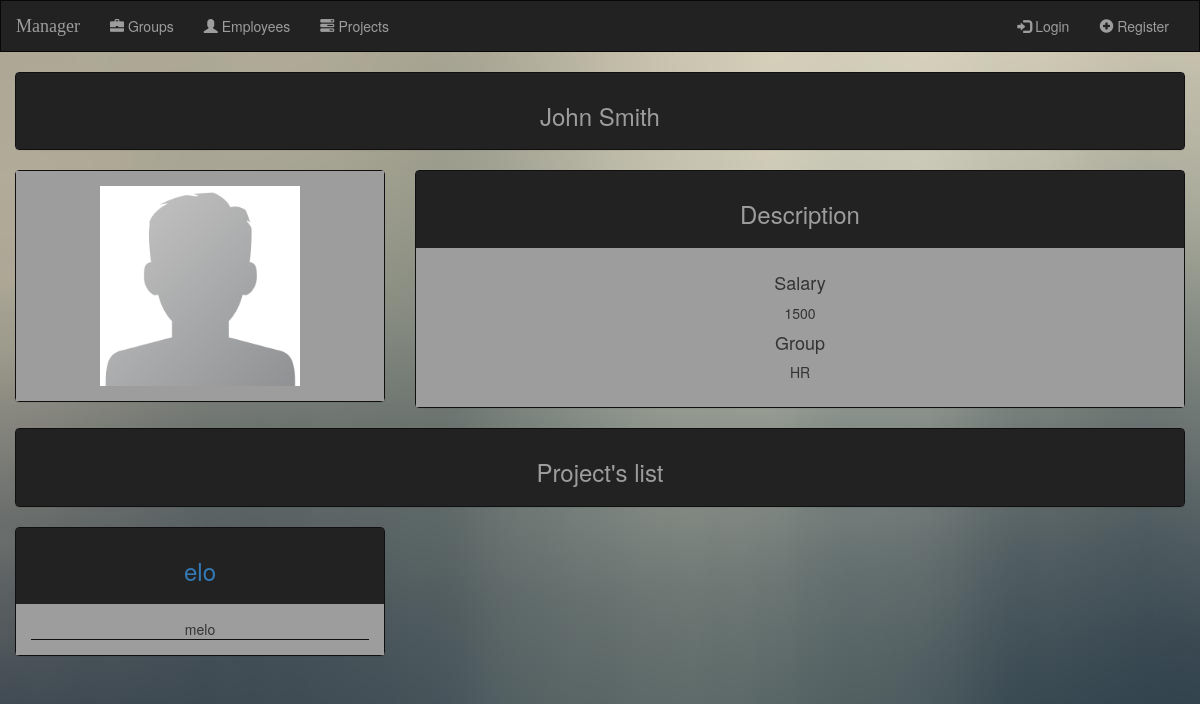
Page /manager/employees/2/ on the earlier database version.
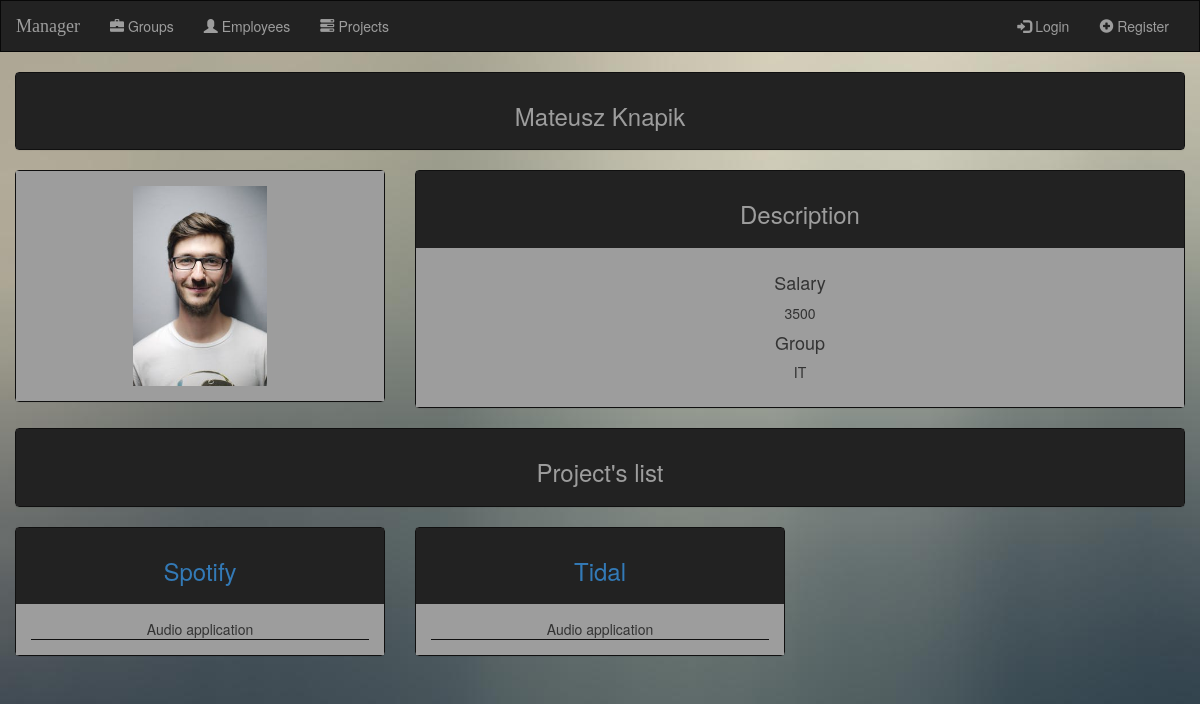
Same page on the later database version.
### manager/models.py (models this page shows, shortened)
class Employee(models.Model):
    user = models.OneToOneField(User, on_delete=models.CASCADE, primary_key=True)
    name = models.CharField(max_length=100)
    surname = models.CharField(max_length=100)
    photo = models.FileField(null=True)
    salary = models.IntegerField(null=True)
    group = models.ForeignKey(Group, on_delete=models.SET_NULL, blank=True, null=True)
    projects = models.ManyToManyField(Project, blank=True)

class Group(models.Model):
    name = models.CharField(max_length=100)
    description = models.CharField(max_length=500)
    photo = models.FileField()

class Project(models.Model):
    name = models.CharField(max_length=250)
    description = models.CharField(max_length=500)
    budget = models.IntegerField()

### manager/views.py (the view)
# urls.py: url(r'^employees/(?P<pk>[0-9]+)/$', views.EmployeeView.as_view(), name='employee'),
class EmployeeView(generic.TemplateView):
    template_name = 'manager/employee.html'
    def get_context_data(self, **kwargs):
        context = super(EmployeeView, self).get_context_data(**kwargs)
        context['employee'] = Employee.objects.get(pk=self.kwargs['pk'])
        context['projects'] = context['employee'].projects.all()
        return context

### manager/templatetags/ifmatches.py (called while the page is built)
@register.tag
def ifmatches(parser, token):
    lst = token.split_contents()
    val = lst[1]
    regex = lst[2]
    nodelist_true = parser.parse(('else','endifmatches',))
    token = parser.next_token()
    if token.contents == 'else':
        nodelist_false = parser.parse(('endifmatches',))
        parser.delete_first_token()
    else:
        nodelist_false = template.NodeList()
    return MatchesRegexNode(nodelist_true, nodelist_false, val, regex)

    def render(self, context):
        val = self.val.resolve(context)
        if re.search(self.regex, val):
            return self.nodelist_true.render(context)
        else:
            return self.nodelist_false.render(context)

### manager/templates/manager/employee.html (shortened to what this page needs)
{% extends 'manager/base.html' %}
{% load staticfiles %}
{% block body %}
    <div class="row">
        <div class="col-sm-12 text-center">
            <div class="panel panel-default">
                <div class="panel-heading"><h3>{{ employee.name }} {{ employee.surname }}</h3></div>
            </div>
        </div>
        <div class="col-sm-4 text-center">
            <div class="panel panel-default">
                <div class="panel-body">
                    <div class="col-sm-12 text-center">
                        {% if employee.photo %}
                            <img src="{{ employee.photo.url }}" class="img-responsive">
                        {% else %}
                            <img src="{% static "manager/images/avatar.png" %}" class="img-responsive">
                        {% endif %}
                    </div>
                </div>
            </div>
        </div>
        <div class="col-sm-8 text-center">
            <div class="panel panel-default">
                <div class="panel-heading"><h3>Description</h3></div>
                <div class="panel-body">
                   <h4>Salary</h4><p>{{ employee.salary }}</p>
                    <h4>Group</h4>
                    <p>
                        {% if employee.group %}
                            {{ employee.group.name }}
                        {% else %}
                            None
                        {% endif %}
                    </p>
                </div>
            </div>
        </div>
    </div>
    <div class="row">
        <div class="col-sm-12 text-center">
            <div class="panel panel-default">
                <div class="panel-heading"><h3>Project's list</h3></div>
            </div>
        </div>
        {% if projects %}
            {% for project in projects %}
                {% include 'manager/project_panel.html' %}
            {% endfor %}
        {% endif %}
    </div>
{% endblock %}

### manager/templates/manager/base.html (shortened to what this page needs)
<!DOCTYPE html>
<html lang="en">
<head>
    <link rel="stylesheet" href="https://maxcdn.bootstrapcdn.com/bootstrap/3.3.7/css/bootstrap.min.css">
    {% load staticfiles %}
    {% load ifmatches %}
    <link rel="stylesheet" type="text/css" href="{% static 'manager/style.css' %}"/>
</head>
<body>
    <nav class="navbar navbar-inverse">
        <div class="container-fluid">
            <div class="navbar-header">
                <a class="navbar-brand" href="{% url 'manager:home' %}">Manager</a>
            </div>
            {% with url_name=request.path %}
                <div class="collapse navbar-collapse" id="topNavBar">
                    <ul class="nav navbar-nav">
                        <li class="nav-item {% ifmatches url_name "[a-z]+/groups/$" %}active{% endifmatches %}">
                            <a href="{% url 'manager:groups' %}">
                                <span class="glyphicon glyphicon-briefcase"></span>
                                Groups
                            </a>
                        </li>
                        <li class="nav-item {% ifmatches url_name "[a-z]+/employees/$" %}active{% endifmatches %}">
                            <a href="{% url 'manager:employees' %}">
                                <span class="glyphicon glyphicon-user"></span>
                                Employees
                            </a>
                        </li>
                        <li class="nav-item {% ifmatches url_name "[a-z]+/projects/$" %}active{% endifmatches %}">
                            <a href="{% url 'manager:projects' %}">
                                <span class="glyphicon glyphicon-tasks"></span>
                                Projects
                            </a>
                        </li>
                    </ul>
                    {% if request.user.is_authenticated %}
                        <ul class="nav navbar-nav navbar-right">
                          <li>
                              <a href="{% url 'manager:logout' %}">
                                    <span class="glyphicon glyphicon-log-out"></span>
                                    Logout
                              </a>
                          </li>
                        </ul>
                    {% else %}
                        <ul class="nav navbar-nav navbar-right">
                          <li>
                              <a href="{% url 'manager:register' %}">
                                    <span class="glyphicon glyphicon-plus-sign"></span>
                                    Register
                              </a>
                          </li>
                        </ul>
                        <ul class="nav navbar-nav navbar-right">
                          <li>
                              <a href="{% url 'manager:login' %}">
                                    <span class="glyphicon glyphicon-log-in"></span>
                                    Login
                              </a>
                          </li>
                        </ul>
                    {% endif %}
                </div>
            {% endwith %}
        </div>
    </nav>
    {% block body %}
    {% endblock %}
</body>
</html>

### manager/templates/manager/project_panel.html (shortened to what this page needs)
{% load staticfiles %}
{% load ifmatches %}
<div class="col-sm-12 col-md-6 col-lg-4 text-center">
    <div class="panel panel-default">
        <div class="panel-heading">
            <a href="{% url 'manager:project' project.id %}">
                <h3>{{ project.name }}</h3>
            </a>
        </div>
        <div class="panel-body">
            <div class="col-sm-12 text-center">
                {{ project.description }}
            </div>
            <div class="col-sm-12 text-center buttons">
            </div>
        </div>
    </div>
</div>

### manager/static/manager/style.css (style rules this page uses)
body { background: white url("images/background3.jpg"); background-attachment: fixed; }
.row { margin: 0 0; }
.navbar-brand { font-family: 'Satisfy', cursive; }
.navbar { border-radius: 0; position: sticky; top: 0; z-index: 1; }
.panel-default { border-color: #101010; }
.panel-heading { border-radius: 0; }
.panel-default>.panel-heading { background-color: #222222; color: #9D9D9D; border: none; }
.panel-default>.panel-body { background-color: #9D9D9D; }
.panel-body>.col-sm-12>img { max-height: 200px; display: inline; }
.buttons { border-top: 1px solid #101010; }

Differences in the rows shown:
removed Project: name "elo", description "melo"
changed Employee: name "John" → "Mateusz"; surname "Smith" → "Knapik"; photo: picture added; salary "1500" → "3500"; group.name "HR" → "IT"
added Project: name "Spotify", description "Audio application"
added Project: name "Tidal", description "Audio application"
